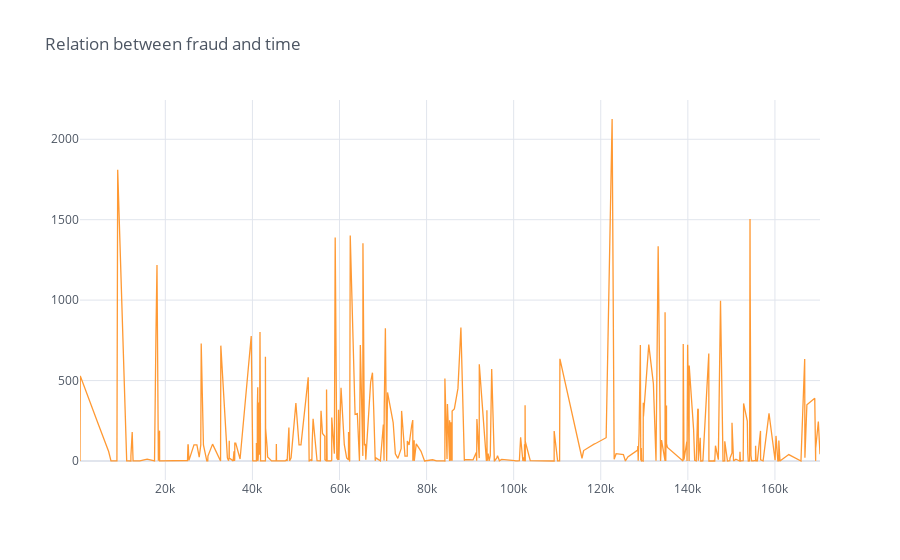

The notebook cell this image was saved under:
### Code cell
configure_plotly_browser_state()

Fraud.iplot(kind='scatter',x='Time',y='Amount',
theme='white',title='Relation between fraud and time')
plt.show()

### Figure 1 — Plotly figure (JSON) as saved in the notebook; plotly's stock layout.template omitted (floating-point values rounded to 4 significant figures; data arrays with more than 128 entries replaced by an {"elided": "..."} marker saying what was removed)
{"data": [{"line": {"color": "rgba(255, 153, 51, 1.0)", "dash": "solid", "shape": "linear", "width": 1.3}, "mode": "lines", "name": "Amount", "text": "", "x": {"elided": "492 int values"}, "y": {"elided": "492 float values"}, "type": "scatter"}], "layout": {"legend": {"bgcolor": "#FFFFFF", "font": {"color": "#4D5663"}}, "paper_bgcolor": "#FFFFFF", "plot_bgcolor": "#FFFFFF", "title": {"font": {"color": "#4D5663"}, "text": "Relation between fraud and time"}, "xaxis": {"gridcolor": "#E1E5ED", "showgrid": true, "tickfont": {"color": "#4D5663"}, "title": {"font": {"color": "#4D5663"}, "text": ""}, "zerolinecolor": "#E1E5ED"}, "yaxis": {"gridcolor": "#E1E5ED", "showgrid": true, "tickfont": {"color": "#4D5663"}, "title": {"font": {"color": "#4D5663"}, "text": ""}, "zerolinecolor": "#E1E5ED"}}}
